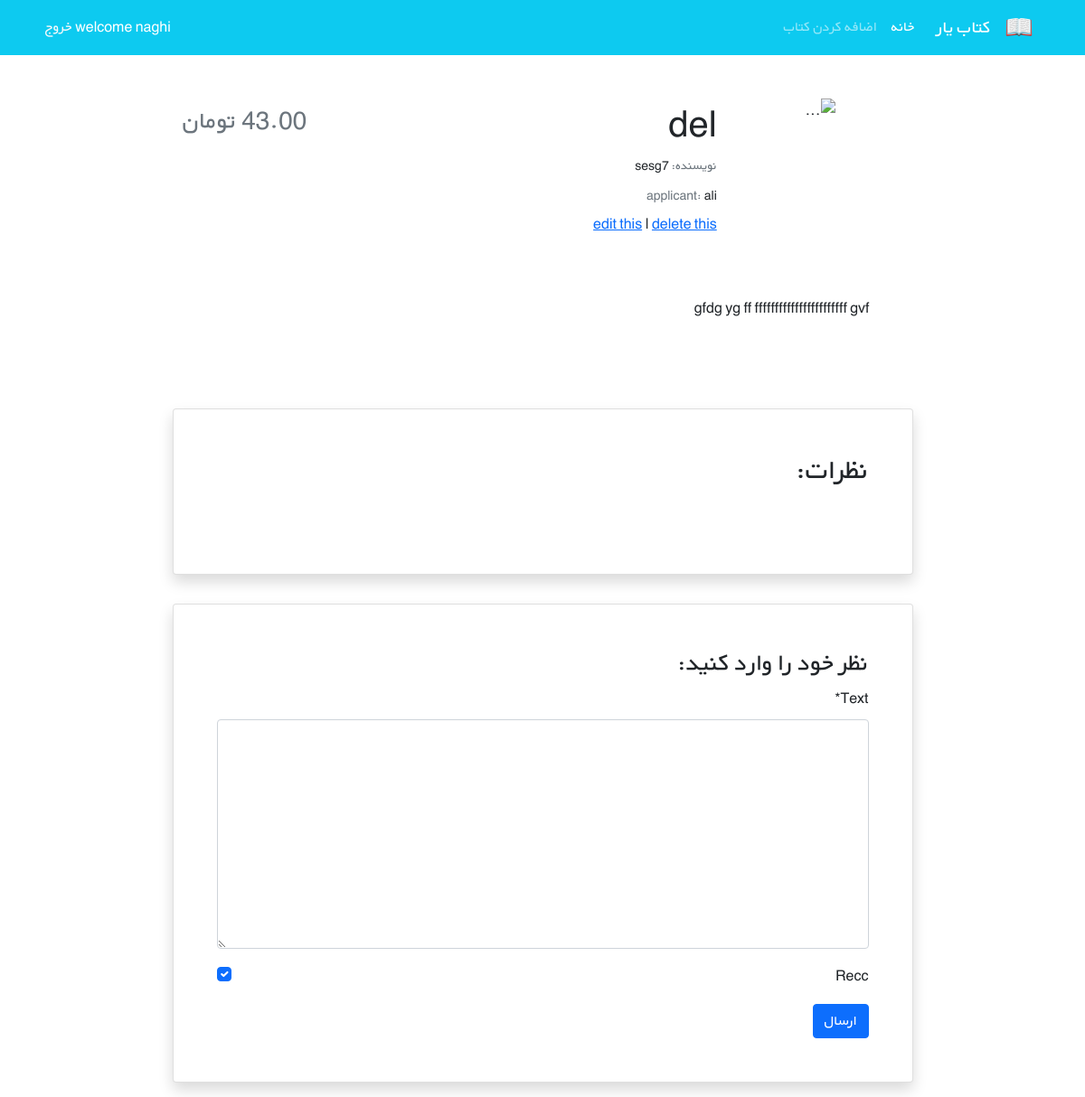
The app's page /books/4/ (signed in) with its own data.
### accs/models.py (models this page shows)
class Customizeuser(AbstractUser):
    sen = models.PositiveIntegerField(null=True, blank=True)

### bookha/models.py (models this page shows, shortened)
class Book(models.Model):
    user = models.ForeignKey(get_user_model(), on_delete=models.CASCADE)
    title = models.CharField(max_length=200)
    author = models.CharField(max_length=200)
    desc = models.TextField()
    price = models.DecimalField(max_digits=5, decimal_places=2) # ta 5 ragham save kun ke 2 raghamesh ashaare
    covers = models.ImageField(upload_to='covers/', blank=True)  # pillow nasb shavad ghablesh va setting, urls/config modify shavand

### bookha/views.py (the view)
# urls.py: path('<int:pk>/', bookdetail, name='detail'),
@login_required
def bookdetail(request, pk):
    book = get_object_or_404(Book, pk=pk)
    comments1 = book.comments.all()
    if request.method == 'POST':
        comments2 = Commentform(request.POST)
        if comments2.is_valid():
            newcm = comments2.save(commit=False)
            newcm.Which_book = book
            newcm.user = request.user
            newcm.save()
            comments2 = Commentform()
    else:
        comments2 = Commentform()
    return render(request, 'bookha/bookdetail.html', {'book': book, 'comments': comments1, 'comment_form': comments2})

### bookha/forms.py
class Commentform(forms.ModelForm):
    class Meta:
        model = Comment
        fields = ('text', 'recc',)

### bookha/templates/bookha/bookdetail.html (shortened to what this page needs)
{% extends '_base.html' %}
{% load crispy_forms_tags %}
{% block content %}
    <div class="container mt-5" dir="rtl">
        <div class="">
            <div class="">
                <div class="d-flex justify-content-center">
                    <div class="row w-sm-75 w-100">
                        <div class="col-xs-12 col-md-3 d-flex justify-content-center">
                            <div>
                                {% if book.covers %}
                                    <img class="shadow" src="{{ book.covers.url }}" class="img-fluid rounded-start" alt="...">
                                {% else %}
                                    <img src="#" class="img-fluid rounded-start" alt="...">
                                {% endif %}
                            </div>
                        </div>
                        <div class="col-xs-12 col-md-6 text-center text-md-end mt-md-1 mt-4">
                            <h1>{{ book.title }}</h1>
                            <h5 class="small my-1"><span class="text-muted">نویسنده: </span>{{ book.author }}</h5>
                            <h5 class="small my-1"><span class="text-muted">applicant: </span>{{ book.user.username }}</h5>
                            <a href="{% url 'up_to_date' book.id %}">edit this</a>
                            <span>|</span>
                            <a href="{% url 'deleting' book.id %}">delete this</a>
                        </div>
                        <div class="col-xs-12 col-md-3 d-flex flex-column">
                            <h3 class="align-self-center pt-2 text-muted align-self-md-end">
                                {{ book.price }} تومان
                            </h3>
                        </div>
                    </div>
                </div>
                <div class="d-flex justify-content-center">
                    <div class="my-3 p-5 w-sm-75 w-100">
                        {{ book.desc|linebreaks }}
                    </div>
                </div>
                <div class="d-flex justify-content-center">
                    <div class="card shadow my-3 p-5 w-sm-75 w-100">
                        <h2 class="mb-5">نظرات:</h2>
                    </div>
                </div>
                <div class="d-flex justify-content-center">
                    <div class="card shadow my-3 p-5 w-sm-75 w-100">
                        <h3>نظر خود را وارد کنید:</h3>
                        <form method="POST">
                            {{ comment_form|crispy }}
                            <button type="submit" class="btn btn-primary">ارسال</button>
                        </form>
                    </div>
                </div>
            </div>
        </div>
    </div>
{% endblock %}

### templates/_base.html (shortened to what this page needs)
{% load static %}
<!DOCTYPE HTML PUBLIC "-//W3C//DTD HTML 4.01//EN" "http://www.w3.org/TR/html4/strict.dtd">
<html lang="en">
<head>
    <link href="https://cdn.jsdelivr.net/npm/bootstrap@5.1.3/dist/css/bootstrap.min.css" rel="stylesheet"
>
    <link rel="stylesheet" href="{% static 'css/style.css' %}">
</head>
<body>
<nav class="navbar navbar-expand-lg navbar-dark bg-info" dir="rtl">
    <div class="container">
        <a class="navbar-brand" href="#">
            <img src="{% static 'icons/book.png' %}" alt="" height="30"
                 class="d-inline-block align-text-top">
        </a>
        <a class="navbar-brand mx-3" href="{% url 'home' %}">کتاب یار</a>
        <div class="collapse navbar-collapse" id="navbarNavAltMarkup">
            <div class="navbar-nav">
                <a class="nav-link active" aria-current="page" href="{% url 'booklis' %}">خانه</a>
                <a class="nav-link" href="{% url 'create' %}">اضافه کردن کتاب</a>
            </div>
        </div>
        {% if user.is_authenticated %}
        <div class="mx-2 text-white">welcome {{ user.username }}  <a class="link-light text-decoration-none" href="{% url 'logout' %}">خروج</a>
        {% else %}
             <a class="link-light text-decoration-none" href="{% url 'login' %}">login here</a>
            <span> or </span>
            <a class="link-light text-decoration-none" href="{% url 'signup' %}">or signup</a>
        {% endif %}
        </div>
    </div>
</nav>
<div class="container">
    {% block content %}
    {% endblock %}
</div>
</body>
</html>

### static/css/style.css (style rules this page uses)
* { font-family: 'BYekan', sans-serif; line-height: 1.8rem; }
@media (min-width: 576px) { .w-sm-75 { width: 75%!important; } }

### records on screen
Customizeuser: username "naghi"
Book: title "del", author "sesg7", user.username "ali", desc "gfdg yg ff fffffffffffffffffffffff gvf"
